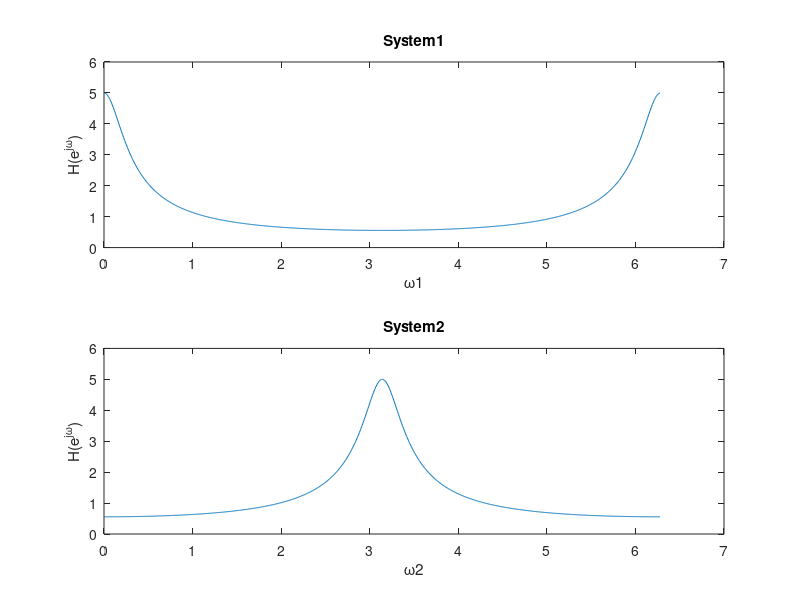

MATLAB code for this plot:
% System1
a1 = [1 -0.8];
b1 = 1;

% System2
a2 = [1 0.8];
b2 = 1;

N = 1024;
[H1, omega1] = freqz(b1, a1, N, 'whole');
[H2, omega2] = freqz(b2, a2, N, 'whole');

subplot(2, 1, 1)
plot(omega1, abs(H1))
xlabel ('\omega1')
ylabel('H(e^{j\omega})')
title('System1')
subplot(2, 1, 2)
plot(omega2, abs(H2))
xlabel ('\omega2')
ylabel('H(e^{j\omega})')
title('System2')
